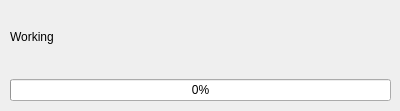
<?xml version="1.0" encoding="UTF-8"?>
<ui version="4.0">
 <class>processbar</class>
 <widget class="QDialog" name="processbar">
  <property name="geometry">
   <rect>
    <x>0</x>
    <y>0</y>
    <width>400</width>
    <height>111</height>
   </rect>
  </property>
  <property name="windowTitle">
   <string>Dialog</string>
  </property>
  <widget class="QWidget" name="gridLayoutWidget">
   <property name="geometry">
    <rect>
     <x>10</x>
     <y>0</y>
     <width>381</width>
     <height>101</height>
    </rect>
   </property>
   <layout class="QGridLayout" name="gridLayout" rowstretch="0,0" columnstretch="1,10" rowminimumheight="0,0">
    <item row="0" column="0">
     <widget class="QLabel" name="Working_label">
      <property name="text">
       <string>Working</string>
      </property>
     </widget>
    </item>
    <item row="0" column="1">
     <widget class="QLabel" name="working_name_label">
      <property name="text">
       <string/>
      </property>
     </widget>
    </item>
    <item row="1" column="0" colspan="2">
     <widget class="QProgressBar" name="progressBar">
      <property name="value">
       <number>0</number>
      </property>
     </widget>
    </item>
   </layout>
  </widget>
 </widget>
 <resources/>
 <connections/>
</ui>
